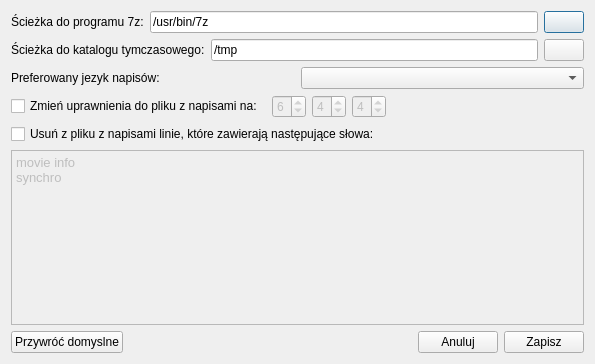
<?xml version="1.0" encoding="UTF-8"?>
<ui version="4.0">
 <class>frmOptions</class>
 <widget class="QDialog" name="frmOptions">
  <property name="geometry">
   <rect>
    <x>0</x>
    <y>0</y>
    <width>595</width>
    <height>364</height>
   </rect>
  </property>
  <property name="windowTitle">
   <string>QNapi - opcje programu</string>
  </property>
  <property name="windowIcon">
   <iconset>
    <normaloff>:/icon/qnapi-48-icon.png</normaloff>:/icon/qnapi-48-icon.png</iconset>
  </property>
  <layout class="QVBoxLayout" name="verticalLayout">
   <item>
    <layout class="QHBoxLayout" name="horizontalLayout_2">
     <item>
      <widget class="QLabel" name="lb7zPath">
       <property name="text">
        <string>Ścieżka do programu 7z:</string>
       </property>
      </widget>
     </item>
     <item>
      <widget class="QLineEdit" name="le7zPath">
       <property name="text">
        <string>/usr/bin/7z</string>
       </property>
       <property name="cursorPosition">
        <number>11</number>
       </property>
       <property name="readOnly">
        <bool>false</bool>
       </property>
      </widget>
     </item>
     <item>
      <widget class="QPushButton" name="pb7zPathSelect">
       <property name="text">
        <string/>
       </property>
       <property name="icon">
        <iconset resource="../resources.qrc">
         <normaloff>:/ui/folder</normaloff>:/ui/folder</iconset>
       </property>
       <property name="iconSize">
        <size>
         <width>16</width>
         <height>16</height>
        </size>
       </property>
      </widget>
     </item>
    </layout>
   </item>
   <item>
    <layout class="QHBoxLayout" name="horizontalLayout">
     <item>
      <widget class="QLabel" name="lbTmpPath">
       <property name="text">
        <string>Ścieżka do katalogu tymczasowego:</string>
       </property>
      </widget>
     </item>
     <item>
      <widget class="QLineEdit" name="leTmpPath">
       <property name="text">
        <string>/tmp</string>
       </property>
      </widget>
     </item>
     <item>
      <widget class="QPushButton" name="pbTmpPathSelect">
       <property name="text">
        <string/>
       </property>
       <property name="icon">
        <iconset resource="../resources.qrc">
         <normaloff>:/ui/folder</normaloff>:/ui/folder</iconset>
       </property>
      </widget>
     </item>
    </layout>
   </item>
   <item>
    <layout class="QHBoxLayout" name="horizontalLayout_3">
     <item>
      <widget class="QLabel" name="lbLang">
       <property name="text">
        <string>Preferowany jezyk napisów:</string>
       </property>
      </widget>
     </item>
     <item>
      <widget class="QComboBox" name="cbLang"/>
     </item>
    </layout>
   </item>
   <item>
    <layout class="QHBoxLayout" name="_2">
     <property name="topMargin">
      <number>0</number>
     </property>
     <item>
      <widget class="QCheckBox" name="cbChangePermissions">
       <property name="text">
        <string>Zmień uprawnienia do pliku z napisami na: </string>
       </property>
      </widget>
     </item>
     <item>
      <widget class="QSpinBox" name="sbUPerm">
       <property name="enabled">
        <bool>false</bool>
       </property>
       <property name="maximum">
        <number>7</number>
       </property>
       <property name="value">
        <number>6</number>
       </property>
      </widget>
     </item>
     <item>
      <widget class="QSpinBox" name="sbGPerm">
       <property name="enabled">
        <bool>false</bool>
       </property>
       <property name="maximum">
        <number>7</number>
       </property>
       <property name="value">
        <number>4</number>
       </property>
      </widget>
     </item>
     <item>
      <widget class="QSpinBox" name="sbOPerm">
       <property name="enabled">
        <bool>false</bool>
       </property>
       <property name="maximum">
        <number>7</number>
       </property>
       <property name="value">
        <number>4</number>
       </property>
      </widget>
     </item>
     <item>
      <spacer>
       <property name="orientation">
        <enum>Qt::Horizontal</enum>
       </property>
       <property name="sizeHint" stdset="0">
        <size>
         <width>130</width>
         <height>20</height>
        </size>
       </property>
      </spacer>
     </item>
    </layout>
   </item>
   <item>
    <widget class="QCheckBox" name="cbRemoveLines">
     <property name="text">
      <string>Usuń z pliku z napisami linie, które zawierają następujące słowa:</string>
     </property>
    </widget>
   </item>
   <item>
    <widget class="QTextEdit" name="teRemoveWords">
     <property name="enabled">
      <bool>false</bool>
     </property>
     <property name="html">
      <string>&lt;!DOCTYPE HTML PUBLIC &quot;-//W3C//DTD HTML 4.0//EN&quot; &quot;http://www.w3.org/TR/REC-html40/strict.dtd&quot;&gt;
&lt;html&gt;&lt;head&gt;&lt;meta name=&quot;qrichtext&quot; content=&quot;1&quot; /&gt;&lt;style type=&quot;text/css&quot;&gt;
p, li { white-space: pre-wrap; }
&lt;/style&gt;&lt;/head&gt;&lt;body style=&quot; font-family:'Sans'; font-size:10pt; font-weight:400; font-style:normal;&quot;&gt;
&lt;p style=&quot; margin-top:0px; margin-bottom:0px; margin-left:0px; margin-right:0px; -qt-block-indent:0; text-indent:0px;&quot;&gt;&lt;span style=&quot; font-family:'DejaVu Sans';&quot;&gt;movie info&lt;/span&gt;&lt;/p&gt;
&lt;p style=&quot; margin-top:0px; margin-bottom:0px; margin-left:0px; margin-right:0px; -qt-block-indent:0; text-indent:0px; -qt-user-state:0;&quot;&gt;&lt;span style=&quot; font-family:'DejaVu Sans';&quot;&gt;synchro&lt;/span&gt;&lt;/p&gt;&lt;/body&gt;&lt;/html&gt;</string>
     </property>
     <property name="acceptRichText">
      <bool>false</bool>
     </property>
    </widget>
   </item>
   <item>
    <layout class="QHBoxLayout">
     <item>
      <widget class="QPushButton" name="pbRestoreDefaults">
       <property name="text">
        <string>Przywróć domyslne</string>
       </property>
      </widget>
     </item>
     <item>
      <spacer>
       <property name="orientation">
        <enum>Qt::Horizontal</enum>
       </property>
       <property name="sizeHint" stdset="0">
        <size>
         <width>40</width>
         <height>20</height>
        </size>
       </property>
      </spacer>
     </item>
     <item>
      <widget class="QPushButton" name="pbCancel">
       <property name="text">
        <string>Anuluj</string>
       </property>
      </widget>
     </item>
     <item>
      <widget class="QPushButton" name="pbSave">
       <property name="text">
        <string>Zapisz</string>
       </property>
      </widget>
     </item>
    </layout>
   </item>
  </layout>
 </widget>
 <tabstops>
  <tabstop>pbRestoreDefaults</tabstop>
  <tabstop>pbCancel</tabstop>
  <tabstop>pbSave</tabstop>
 </tabstops>
 <resources>
  <include location="../resources.qrc"/>
 </resources>
 <connections>
  <connection>
   <sender>pbSave</sender>
   <signal>clicked()</signal>
   <receiver>frmOptions</receiver>
   <slot>accept()</slot>
   <hints>
    <hint type="sourcelabel">
     <x>607</x>
     <y>404</y>
    </hint>
    <hint type="destinationlabel">
     <x>327</x>
     <y>211</y>
    </hint>
   </hints>
  </connection>
  <connection>
   <sender>pbCancel</sender>
   <signal>clicked()</signal>
   <receiver>frmOptions</receiver>
   <slot>reject()</slot>
   <hints>
    <hint type="sourcelabel">
     <x>528</x>
     <y>404</y>
    </hint>
    <hint type="destinationlabel">
     <x>327</x>
     <y>211</y>
    </hint>
   </hints>
  </connection>
  <connection>
   <sender>cbRemoveLines</sender>
   <signal>toggled(bool)</signal>
   <receiver>teRemoveWords</receiver>
   <slot>setEnabled(bool)</slot>
   <hints>
    <hint type="sourcelabel">
     <x>145</x>
     <y>208</y>
    </hint>
    <hint type="destinationlabel">
     <x>129</x>
     <y>251</y>
    </hint>
   </hints>
  </connection>
 </connections>
</ui>
